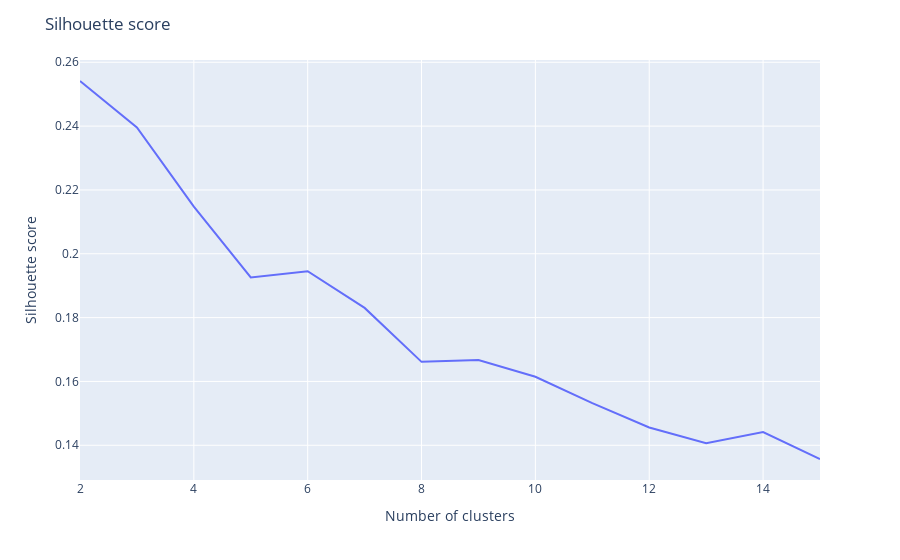

This figure's notebook cell:
### Code cell
#Here we perform a silouhette score analysis to select a good number of cluster.
X = user_to_cat_first.values
y = 0

range_n_clusters = range(2, 15 + 1)
silhouette_score_list=[]
for n_clusters in range_n_clusters:
    clusterer = KMeans(n_clusters=n_clusters)
    clusterer.fit(X)
    cluster_labels = clusterer.labels_

    # The silhouette_score gives the average value for all the samples.
    # This gives a perspective into the density and separation of the formed
    # clusters
    silhouette_avg = silhouette_score(X, cluster_labels)
    silhouette_score_list.append(silhouette_avg)
    print(
        "For n_clusters =",
        n_clusters,
        "The average silhouette_score is :",
        silhouette_avg,
    )
fig=px.line(x=range_n_clusters,y=silhouette_score_list)
fig.update_layout(
    title="Silhouette score",
    xaxis_title="Number of clusters",
    yaxis_title="Silhouette score",
    legend_title="Silhouette score",)
fig.show()

### Figure 1 — Plotly figure (JSON) as saved in the notebook; plotly's stock layout.template omitted (floating-point values rounded to 4 significant figures)
{"data": [{"hovertemplate": "x=%{x}<br>y=%{y}<extra></extra>", "legendgroup": "", "line": {"color": "#636efa", "dash": "solid"}, "marker": {"symbol": "circle"}, "mode": "lines", "name": "", "orientation": "v", "showlegend": false, "type": "scatter", "x": [2, 3, 4, 5, 6, 7, 8, 9, 10, 11, 12, 13, 14, 15], "xaxis": "x", "y": [0.2541, 0.2396, 0.2148, 0.1926, 0.1945, 0.183, 0.1661, 0.1667, 0.1615, 0.1532, 0.1456, 0.1406, 0.1441, 0.1357], "yaxis": "y"}], "layout": {"legend": {"title": {"text": "Silhouette score"}, "tracegroupgap": 0}, "margin": {"t": 60}, "title": {"text": "Silhouette score"}, "xaxis": {"anchor": "y", "domain": [0, 1], "title": {"text": "Number of clusters"}}, "yaxis": {"anchor": "x", "domain": [0, 1], "title": {"text": "Silhouette score"}}}}
